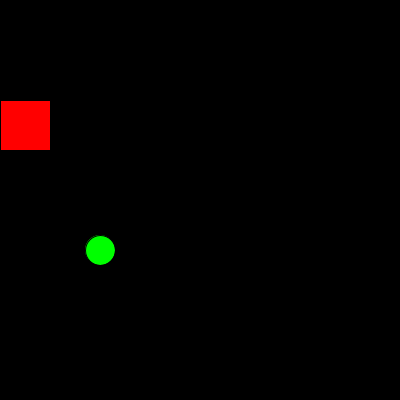
Frame 1 (no input)
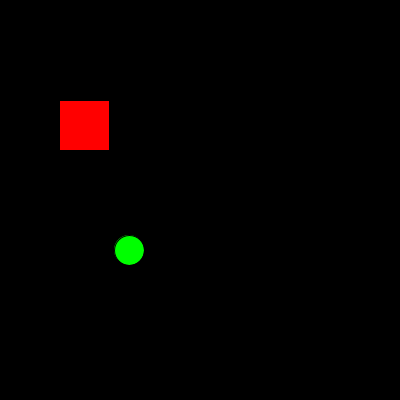
Frame 60 (the mouse pressed at the canvas centre just before this capture)
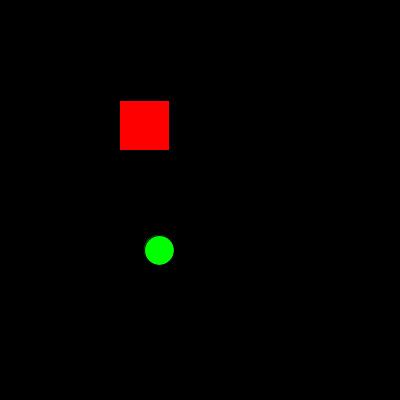
Frame 120 (the mouse held since frame 60 and released just before this capture)

The Processing sketch that drew these frames (run headless with seeded random() and noise(); from frame 60 on, the mouse is pressed at the canvas centre):

// Processing sketch: processing_14918
// ── processing_14918.pde

 //declare the variable and give it a starting value
int xPosition = 0;
int speed = 1;

void setup(){
  size(400,400);
}

void draw(){
  background(0);
  fill(255,0,0);
  
  //draw a rectangle using the variable for the x position
  fill(#ff0000); // set color to red
  rect(xPosition,100,50,50);
  
    //draw a second shape using the variable for the x position divided by two, and centered on screen
    fill(#00ff00);// set color to green
    ellipse(xPosition/2+100,250,30,30);
    
  //change the value of xPosition
  xPosition = xPosition + speed;
  
  //now check if we have reached the edge of the window
  if (xPosition > width-50){
    speed = speed * -1;
  } else if (xPosition < 0){
    speed = speed * -1;
  } 
}
